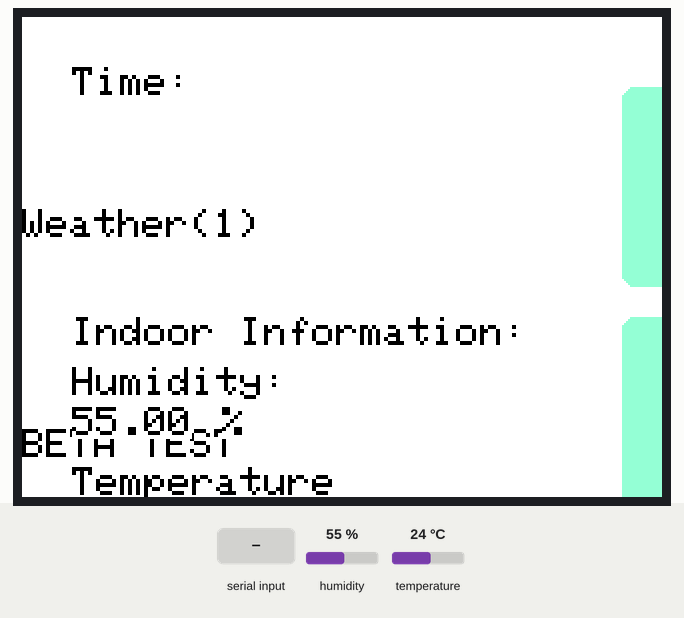
Bench run of a sketch on a simulated Arduino Mega 2560, built with avr-gcc and run on an emulated ATmega2560. Shown: 320×240 colour display. The inputs (shaded band) are chosen by the test bench; at power-on: humidity 55 %, temperature 24 °C. What the sketch prints to the serial monitor is not drawn.

Above: at 3.4 s.
3.5 s: humidity set to 22 %
At 5.4 s:
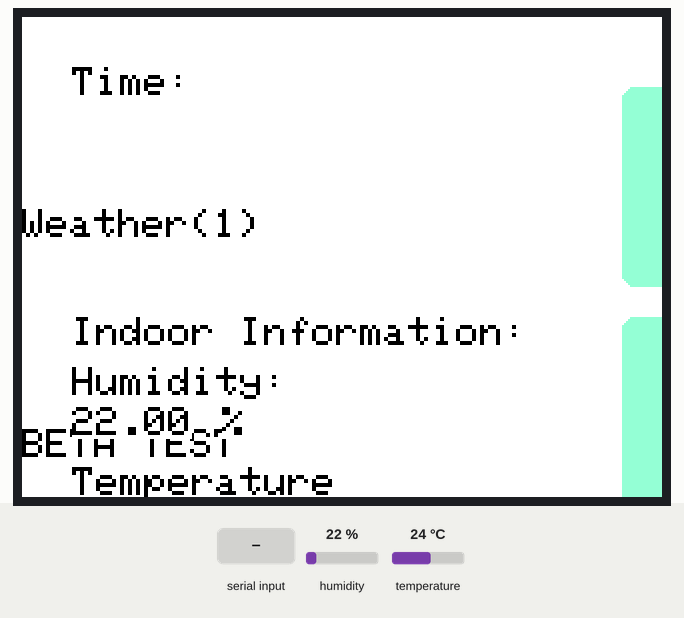
5.7 s: "FF6897\n" received over Serial
At 7.6 s:
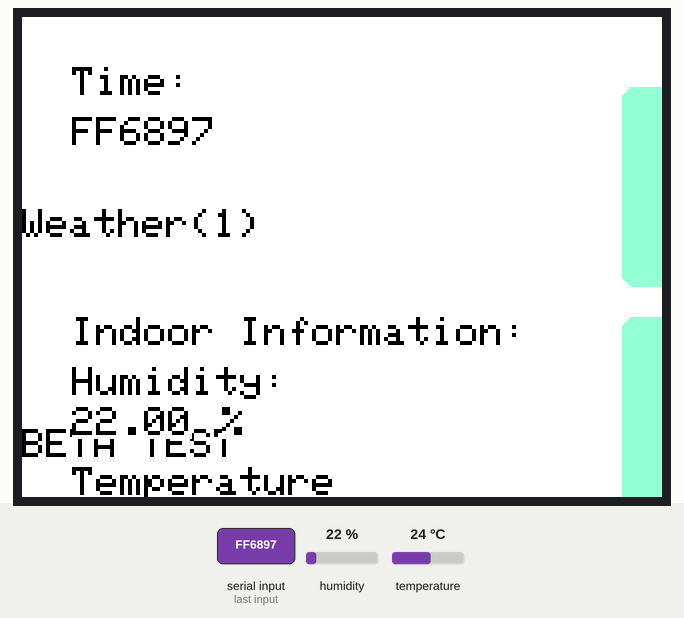
8.8 s: "ff30cf" received over Serial
At 10.8 s:
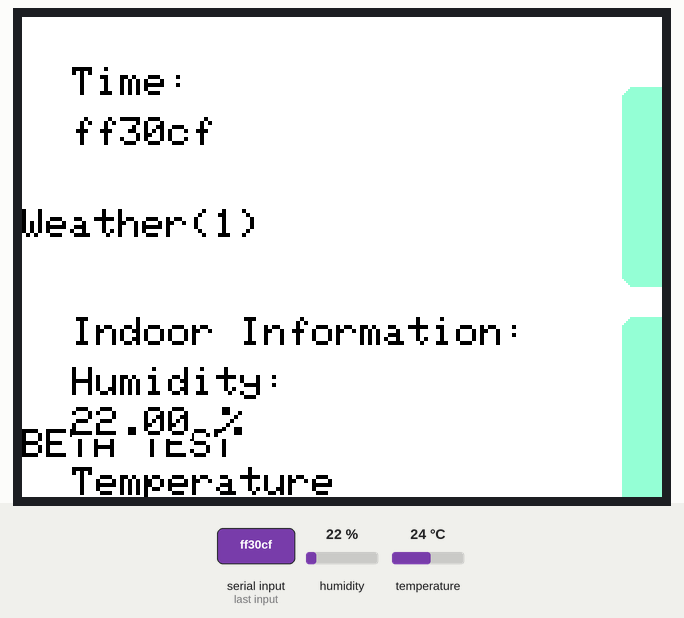
11.8 s: humidity set to 40 %
At 13.2 s:
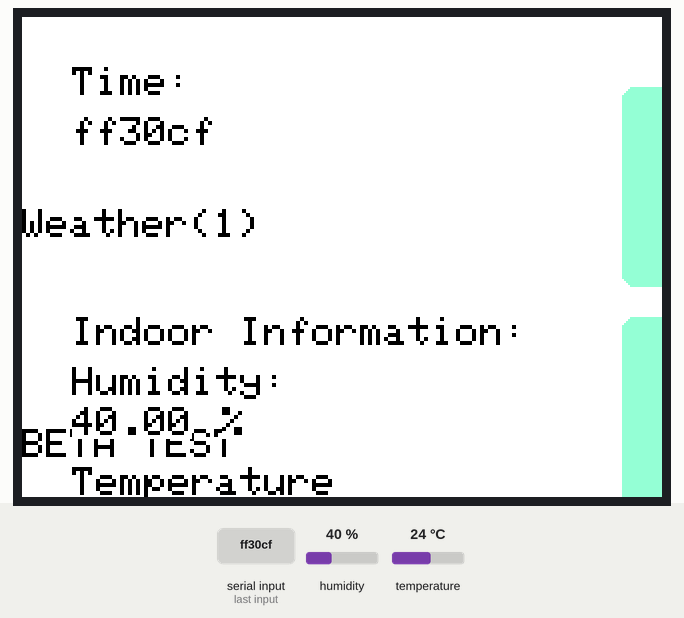
13.8 s: humidity set to 68 %
At 15.7 s:
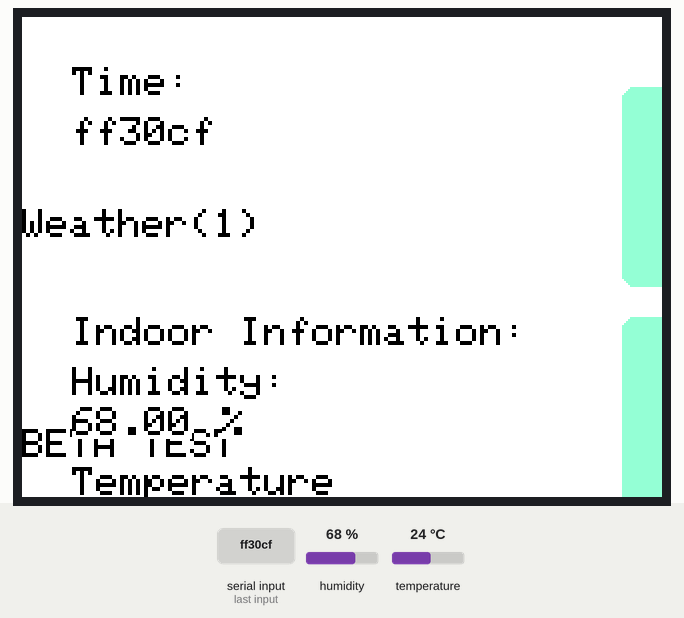
Timing chart, 0 to 16.8 s (numbered marks = the images above; inputs shaded):
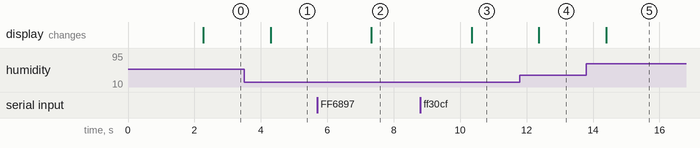

Measured:
- after the input at 3.5 s, the display: changes after 0.80 s (image 1)
- after the input at 5.7 s, the display: changes after 1.6 s (image 2)
- after the input at 8.8 s, the display: changes after 1.5 s (image 3)
- after the input at 11.8 s, the display: changes after 0.57 s (image 4)
- after the input at 13.8 s, the display: changes after 0.60 s (image 5)

The sketch:

display_GUI.ino
```cpp
#include <DHT.h>
#include <UTFTGLUE.h>              //use GLUE class and constructor
#include <MCUFRIEND_kbv.h>
#include <Adafruit_GFX.h>
#include <TouchScreen_kbv.h>
#include <IRremote.h>

MCUFRIEND_kbv tft;
int XP = 6, YP = A1, XM = A2, YM = 7;  //most common configuration
#define DHTPIN 31     // what pin we're connected to
#define DHTTYPE DHT22   // DHT 22  (AM2302)
#define PORTRAIT  0
#define LANDSCAPE

#define WHITE 0xFFFF
#define RED   0xF800
#define GRAY  0x8410
#define BLACK 0x0000

#define TOUCH_ORIENTATION  LANDSCAPE
DHT dht(DHTPIN, DHTTYPE);
const int RECV_PIN = 53;
IRrecv irrecv(RECV_PIN);
decode_results results;
bool requst = false;

TouchScreen_kbv ts(XP, YP, XM, YM, 300);   //re-initialised after diagnose
TSPoint_kbv tp;                            //global point

int SERIALKEY;

void setup() {
  Serial.begin(9600);
  irrecv.enableIRIn();
  irrecv.blink13(true);
  dht.begin();
  tft.begin(tft.readID());
  tft.setRotation(1);
  tft.fillScreen(WHITE);
  delay(2000);
  printMain();

}

void loop() {
  readRequest();
  //printIR();
  delay(1000);
}

void printMain()
{
  tft.setCursor(25, 25);
  tft.setTextColor(BLACK, WHITE);
  tft.setTextSize(2);
  tft.println("Time:");
  getTime();

  tft.setTextSize(2);
  tft.setCursor(25, 150);
  tft.print("Indoor Information:");
  getTemp();

  //  dp.setColor(145, 255, 215);
  tft.fillRoundRect(300, 35, 140, 100, 6, 0x97FA);
  //
  tft.setCursor(315, 80);
  tft.print("Weather(1)");

  tft.fillRoundRect(300, 150, 140, 100, 6, 0x97FA);
  tft.setCursor(315, 190);
  tft.print("BETA TEST");
}

void getTemp()
{
  float temp_hum_val[2] = {0};
  // Reading temperature or humidity takes about 250 milliseconds!
  // Sensor readings may also be up to 2 seconds 'old' (its a very slow sensor)
  if (!dht.readTempAndHumidity(temp_hum_val)) {
    tft.setCursor(25, 175);
    tft.setTextSize(2);

    tft.print("Humidity: ");
    String s1 = (String)temp_hum_val[0];
    tft.setCursor(25, 195);
    tft.print(s1);
    tft.setCursor(100, 195);
    tft.print("%");

    tft.setCursor(25, 225);
    tft.print("Temperature");
    String s2 = (String)temp_hum_val[1];
    tft.setCursor(25, 245);
    tft.print(s2);
    tft.setCursor(100, 245);
    tft.print("*C");
  }
}

void getTime()
{
  SERIALKEY = 1010;
  Serial.println(SERIALKEY);
  if (Serial.available())
  {
    tft.setCursor(25, 50);
    tft.print(Serial.readString());
  }
}

void readRequest()
{
  getTime();
  getTemp();
  if (irrecv.decode(&results))
  {
    String request_code = String(results.value, HEX);
    //Serial.println(request_code);
    if (request_code.equalsIgnoreCase("ff30cf"))
    {
      SERIALKEY = 2000;
      Serial.println(SERIALKEY);
      Serial.flush();
      if (Serial.available())
      {
        tft.fillScreen(WHITE);
        tft.setTextColor(BLACK, WHITE);
        tft.setTextSize(2);
        tft.setCursor(25, 50);
        tft.print(Serial.readString());
        delay(20000);
      }
      //        if (irrecv.decode(&results))
      //        {
      //          request_code = String(results.value, HEX);
      //          if (request_code == "FF6897")
      //            break;
      //        }
    }
    tft.fillScreen(WHITE);
    tft.setTextColor(BLACK, WHITE);
    printMain();
  }
  irrecv.resume();
}

void printIR()
{
  if (irrecv.decode(&results))
  {
    String request_code = String(results.value, HEX);
    Serial.println(request_code);
  }
  irrecv.resume();
}
```
